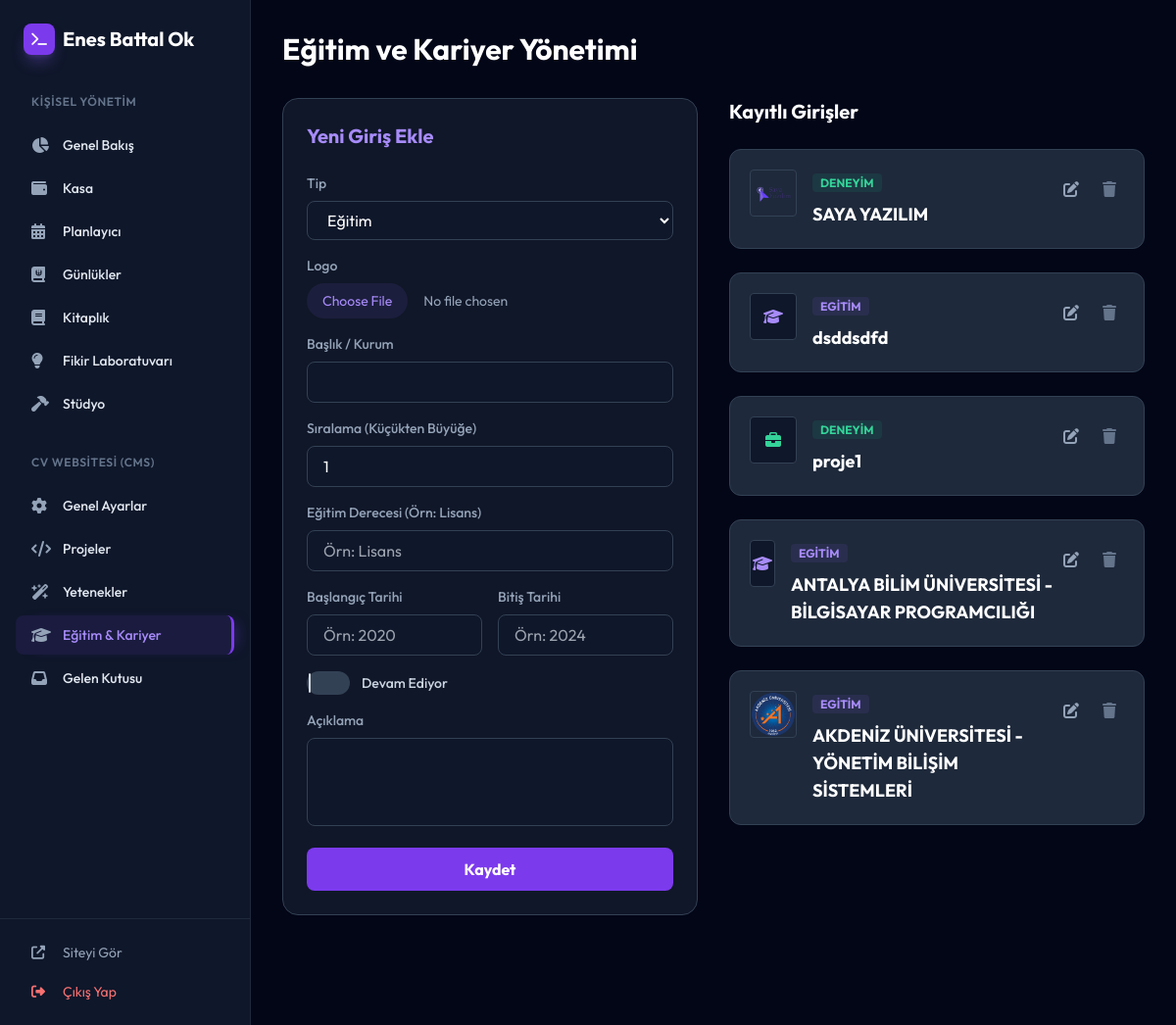
The page /admin/resume (signed in) on the database its author committed.
### models.py (models this page shows)
class YolHaritasi(db.Model):
    id = db.Column(db.Integer, primary_key=True)
    kategori_id = db.Column(db.Integer, db.ForeignKey('calisma_kategori.id'), nullable=True)
    baslik = db.Column(db.String(200), nullable=False)
    durum = db.Column(db.String(50))
    notlar = db.Column(db.Text)
    tip = db.Column(db.String(50)) # 'Egitim' veya 'Deneyim'
    tarih_araligi = db.Column(db.String(100))
    logo_url = db.Column(db.String(255))
    order_index = db.Column(db.Integer, default=0)
    start_date = db.Column(db.String(50))
    end_date = db.Column(db.String(50))
    is_active = db.Column(db.Boolean, default=False)
    position = db.Column(db.String(100))
    degree = db.Column(db.String(100)) # Yeni alan: Eğitim Derecesi
    kategori = db.relationship('CalismaKategori', backref=db.backref('yol_haritalari', lazy=True))

### main.py (the view, shortened to what this page needs)
    @app.route('/admin/resume', methods=['GET', 'POST'])
    @login_required
    def admin_resume():
        items = YolHaritasi.query.order_by(YolHaritasi.order_index.asc()).all()
        return render_template('admin_resume.html', items=items)

### templates/admin_resume.html (shortened to what this page needs)
{% extends "admin_base.html" %}
{% block content %}
<div class="pb-20">
    <h1 class="text-3xl font-bold text-white mb-8">Eğitim ve Kariyer Yönetimi</h1>
    <div class="grid grid-cols-1 lg:grid-cols-2 gap-8">
        <div class="bg-slate-800/50 p-6 rounded-2xl border border-slate-700 h-fit">
            <h2 class="text-xl font-bold text-violet-400 mb-6">Yeni Giriş Ekle</h2>
            <form action="{{ url_for('admin_resume') }}" method="POST" enctype="multipart/form-data" class="space-y-4">
                <div>
                    <label class="block text-sm font-medium text-slate-400 mb-2">Tip</label>
                    <select name="tip" id="typeSelect" class="w-full px-4 py-2 bg-slate-900 border border-slate-700 rounded-lg text-white focus:border-violet-500 outline-none">
                        <option value="Egitim">Eğitim</option>
                    </select>
                </div>
                <div>
                    <label class="block text-sm font-medium text-slate-400 mb-2">Logo</label>
                    <input type="file" name="logo" class="w-full text-sm text-slate-400 file:mr-4 file:py-2 file:px-4 file:rounded-full file:border-0 file:bg-violet-500/10 file:text-violet-400">
                </div>
                <div>
                    <label class="block text-sm font-medium text-slate-400 mb-2">Başlık / Kurum</label>
                    <input type="text" name="baslik" required class="w-full px-4 py-2 bg-slate-900 border border-slate-700 rounded-lg text-white focus:border-violet-500 outline-none">
                </div>
                <div>
                    <label class="block text-sm font-medium text-slate-400 mb-2">Sıralama (Küçükten Büyüğe)</label>
                    <input type="number" name="order_index" value="1" min="1" class="w-full px-4 py-2 bg-slate-900 border border-slate-700 rounded-lg text-white focus:border-violet-500 outline-none">
                </div>
                <div id="dynamic_field_container">
                    <label id="dynamic_label" class="block text-sm font-medium text-slate-400 mb-2">Eğitim Derecesi (Örn: Lisans)</label>
                    <input type="text" id="dynamic_input" name="degree" placeholder="Örn: Lisans" class="w-full px-4 py-2 bg-slate-900 border border-slate-700 rounded-lg text-white focus:border-violet-500 outline-none">
                </div>
                <div class="grid grid-cols-2 gap-4">
                    <div>
                        <label class="block text-sm font-medium text-slate-400 mb-2">Başlangıç Tarihi</label>
                        <input type="text" name="start_date" placeholder="Örn: 2020" class="w-full px-4 py-2 bg-slate-900 border border-slate-700 rounded-lg text-white focus:border-violet-500 outline-none">
                    </div>
                    <div>
                        <label class="block text-sm font-medium text-slate-400 mb-2">Bitiş Tarihi</label>
                        <input type="text" name="end_date" placeholder="Örn: 2024" class="w-full px-4 py-2 bg-slate-900 border border-slate-700 rounded-lg text-white focus:border-violet-500 outline-none">
                    </div>
                </div>
                <div class="flex items-center">
                    <label class="relative inline-flex items-center cursor-pointer">
                        <div class="w-11 h-6 bg-slate-700 peer-focus:outline-none peer-focus:ring-4 peer-focus:ring-violet-800 rounded-full peer peer-checked:after:translate-x-full peer-checked:after:border-white after:content-[''] after:absolute after:top-[2px] after:left-[2px] after:bg-white after:border-gray-300 after:border after:rounded-full after:h-5 after:width-5 after:transition-all peer-checked:bg-violet-600"></div>
                        <span class="ml-3 text-sm font-medium text-slate-300">Devam Ediyor</span>
                    </label>
                </div>
                <div>
                    <label class="block text-sm font-medium text-slate-400 mb-2">Açıklama</label>
                    <textarea name="notlar" rows="3" class="w-full px-4 py-2 bg-slate-900 border border-slate-700 rounded-lg text-white focus:border-violet-500 outline-none resize-none"></textarea>
                </div>
                <button type="submit" class="w-full py-2.5 bg-violet-600 hover:bg-violet-700 text-white font-bold rounded-lg transition-all">Kaydet</button>
            </form>
        </div>
        <div class="space-y-6">
            <h2 class="text-xl font-bold text-white">Kayıtlı Girişler</h2>
            {% for item in items %}
            <div class="bg-slate-800 p-5 rounded-xl border border-slate-700 flex justify-between items-start">
                <div class="flex gap-4">
                    {% if item.logo_url %}
                    <img src="{{ item.logo_url }}" class="w-12 h-12 rounded object-cover border border-slate-700">
                    {% else %}
                    <div class="w-12 h-12 rounded bg-slate-900 flex items-center justify-center border border-slate-700">
                        <i class="fas {% if item.tip == 'Egitim' %}fa-graduation-cap text-violet-400{% else %}fa-briefcase text-emerald-400{% endif %}"></i>
                    </div>
                    {% endif %}
                    <div>
                        <span class="text-xs font-bold uppercase px-2 py-0.5 rounded {% if item.tip == 'Egitim' %}bg-violet-500/10 text-violet-400{% else %}bg-emerald-500/10 text-emerald-400{% endif %}">{{ item.tip }}</span>
                        <h3 class="text-lg font-bold text-white mt-2">{{ item.baslik }}</h3>
                    </div>
                </div>
                <div class="flex gap-2">
                    <a href="{{ url_for('edit_resume', id=item.id) }}" class="text-slate-400 hover:text-violet-400 transition-colors p-2"><i class="fas fa-edit"></i></a>
                    <a href="{{ url_for('delete_resume', id=item.id) }}" class="text-slate-500 hover:text-red-500 transition-colors p-2"><i class="fas fa-trash"></i></a>
                </div>
            </div>
            {% endfor %}
        </div>
    </div>
</div>
{% endblock %}

### templates/admin_base.html (style rules this page uses)
body { font-family: 'Outfit', sans-serif; }

### rows shown on the page
YolHaritasi: logo_url (picture), tip "DENEYIM", baslik "SAYA YAZILIM"
YolHaritasi: tip "EGITIM", baslik "dsddsdfd"
YolHaritasi: tip "DENEYIM", baslik "proje1"
YolHaritasi: tip "EGITIM", baslik "ANTALYA BİLİM ÜNİVERSİTESİ - BİLGİSAYAR PROGRAMCILIĞI"
YolHaritasi: logo_url (picture), tip "EGITIM", baslik "AKDENİZ ÜNİVERSİTESİ - YÖNETİM BİLİŞİM SİSTEMLERİ"
